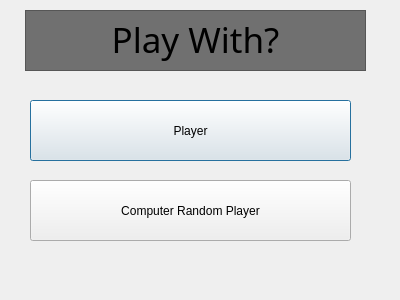
<?xml version="1.0" encoding="UTF-8"?>
<ui version="4.0">
 <class>nPlayer</class>
 <widget class="QDialog" name="nPlayer">
  <property name="geometry">
   <rect>
    <x>0</x>
    <y>0</y>
    <width>400</width>
    <height>300</height>
   </rect>
  </property>
  <property name="windowTitle">
   <string>Dialog</string>
  </property>
  <widget class="QTextBrowser" name="textBrowser">
   <property name="geometry">
    <rect>
     <x>25</x>
     <y>10</y>
     <width>341</width>
     <height>61</height>
    </rect>
   </property>
   <property name="font">
    <font>
     <family>Arial Rounded MT</family>
     <pointsize>26</pointsize>
     <italic>false</italic>
     <bold>true</bold>
    </font>
   </property>
   <property name="styleSheet">
    <string notr="true">font: 700 26pt &quot;Arial Rounded MT&quot;;
background-color: rgb(112, 112, 112);</string>
   </property>
   <property name="html">
    <string>&lt;!DOCTYPE HTML PUBLIC &quot;-//W3C//DTD HTML 4.0//EN&quot; &quot;http://www.w3.org/TR/REC-html40/strict.dtd&quot;&gt;
&lt;html&gt;&lt;head&gt;&lt;meta name=&quot;qrichtext&quot; content=&quot;1&quot; /&gt;&lt;meta charset=&quot;utf-8&quot; /&gt;&lt;style type=&quot;text/css&quot;&gt;
p, li { white-space: pre-wrap; }
hr { height: 1px; border-width: 0; }
li.unchecked::marker { content: &quot;\2610&quot;; }
li.checked::marker { content: &quot;\2612&quot;; }
&lt;/style&gt;&lt;/head&gt;&lt;body style=&quot; font-family:'Arial Rounded MT'; font-size:26pt; font-weight:700; font-style:normal;&quot;&gt;
&lt;p align=&quot;center&quot; style=&quot; margin-top:0px; margin-bottom:0px; margin-left:0px; margin-right:0px; -qt-block-indent:0; text-indent:0px;&quot;&gt;&lt;span style=&quot; font-family:'Segoe UI'; font-weight:400;&quot;&gt;Play With?&lt;/span&gt;&lt;/p&gt;&lt;/body&gt;&lt;/html&gt;</string>
   </property>
  </widget>
  <widget class="QPushButton" name="btnPlayerVsPlayer">
   <property name="geometry">
    <rect>
     <x>30</x>
     <y>100</y>
     <width>321</width>
     <height>61</height>
    </rect>
   </property>
   <property name="text">
    <string>Player</string>
   </property>
  </widget>
  <widget class="QPushButton" name="btnPlayerVsComputer">
   <property name="geometry">
    <rect>
     <x>30</x>
     <y>180</y>
     <width>321</width>
     <height>61</height>
    </rect>
   </property>
   <property name="text">
    <string>Computer Random Player</string>
   </property>
  </widget>
 </widget>
 <resources/>
 <connections/>
</ui>
